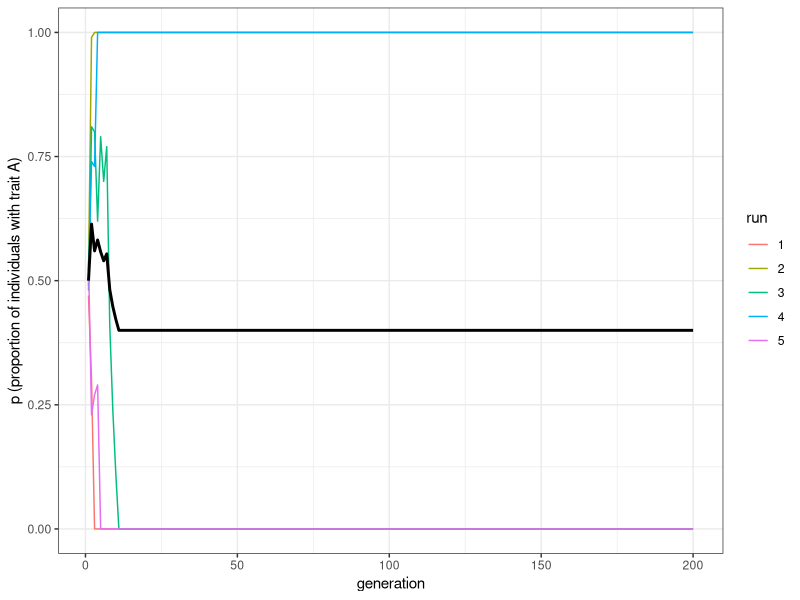
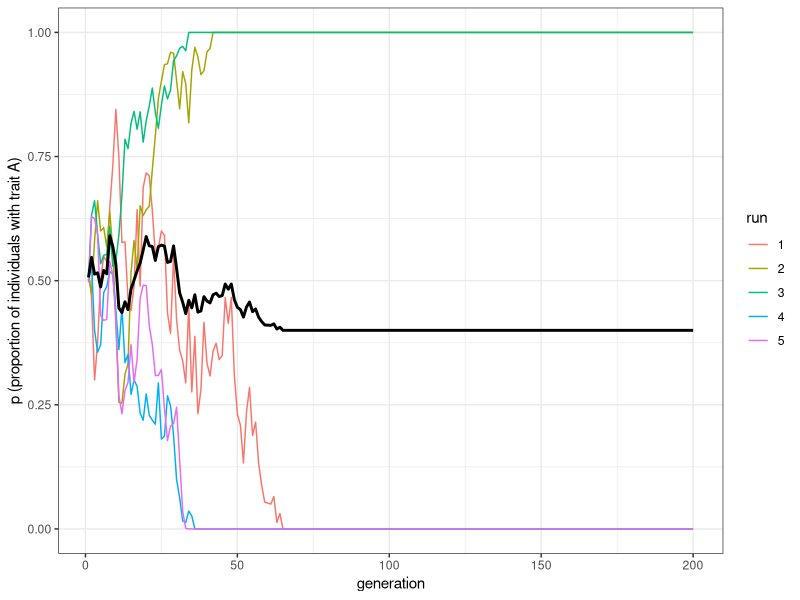

Source code (R) for these figures, in order:
## ---- chunk 1
library(tidyverse)
set.seed(111)

N <- 100
p_0 <- 0.5
p_s <- 0.05

population <- tibble(trait = sample(c("A", "B"), N, replace = TRUE, prob = c(p_0, 1 - p_0)),
                     status = sample(c("high", "low"), N, replace = TRUE, prob = c(p_s, 1 - p_s))) 
## ---- chunk 2
population
## ---- chunk 3
p_low <- 0.01

p_demonstrator <- rep(1,N)
p_demonstrator[population$status == "low"] <- p_low

## ---- chunk 4
if(sum(p_demonstrator) > 0){
  
  demonstrator_index <- sample (N, prob = p_demonstrator, replace = TRUE)
  
  population$trait <- population$trait[demonstrator_index]
  
}
## ---- chunk 5
biased_transmission_model <- function(N, p_0, p_s, p_low, t_max, r_max) {
  
  output <- tibble(generation = rep(1:t_max, r_max), p = rep(NA, t_max * r_max), run = as.factor(rep(1:r_max, each = t_max)))
  
  for (r in 1:r_max) {
    
    population <- tibble(trait = sample(c("A", "B"), N, replace = TRUE, prob = c(p_0, 1 - p_0)),
                     status = sample(c("high", "low"), N, replace = TRUE, prob = c(p_s, 1 - p_s))) 
    
    output[output$generation == 1 & output$run == r, ]$p <- sum(population$trait == "A") / N # add first generation's p for run r
    
    for (t in 2:t_max) {
      
      p_demonstrator <- rep(1,N)
      p_demonstrator[population$status == "low"] <- p_low
      
      if(sum(p_demonstrator) > 0){
        
        demonstrator_index <- sample (N, prob = p_demonstrator, replace = TRUE)
        
        population$trait <- population$trait[demonstrator_index]
      
      }
      output[output$generation == t & output$run == r, ]$p <- sum(population$trait == "A") / N # get p and put it into output slot for this generation t and run r
    }
    
  }
  output # export data from function
}
## ---- chunk 6
plot_multiple_runs <- function(data_model) {
  ggplot(data = data_model, aes(y = p, x = generation)) +
    geom_line(aes(colour = run)) +
    stat_summary(fun.y = mean, geom = "line", size = 1) +
    ylim(c(0, 1)) +
    theme_bw() +
    labs(y = "p (proportion of individuals with trait A)")
}
## ---- chunk 7
data_model <- biased_transmission_model(N = 100, p_s = 0.05, p_low=0.0001, p_0 = 0.5, t_max = 200, r_max = 5)
plot_multiple_runs(data_model)
## ---- chunk 8
data_model <- biased_transmission_model(N = 1000, p_s = 0.05, p_low=0.0001, p_0 = 0.5, t_max = 200, r_max = 5)
plot_multiple_runs(data_model)
